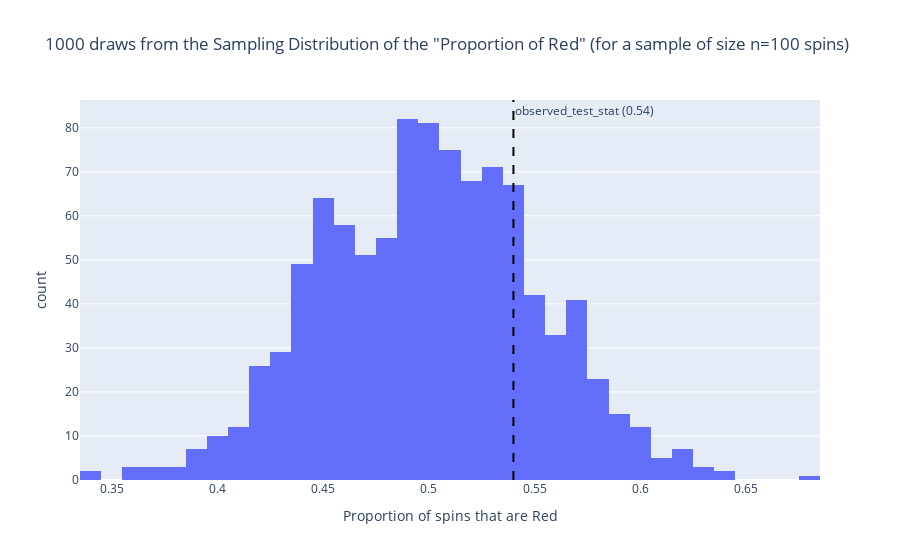

The notebook cell this image was saved under:
### Markdown cell above
**Importantly this code uses np.random.choice(['Red', 'Black'], p=[0.5, 0.5]) to create a sample.** [Click "down" next]

### Code cell
import pandas as pd; import plotly.express as px; import numpy as np
num_samples,sample_size = 1000,100; simulated_sample_proportions = []; np.random.seed(seed=1)
for i in range(num_samples):
    sample = np.random.choice(['Red', 'Black'], size=sample_size, p=[0.5, 0.5], replace=True)
    simulated_sample_proportions += [(sample == 'Red').sum() / sample_size]
observed_test_stat=0.54; num_as_or_more_extreme = \
  (abs(np.array(simulated_sample_proportions) - 0.5) >= abs(observed_test_stat - 0.5)).sum()
p_value = num_as_or_more_extreme / num_samples
print(str(num_as_or_more_extreme)+' out of ' +str(num_samples)+' simulated statistics were "as or more extreme" (relative to the Null Hypothesis\nassumed p=0.5 parameter value) than the observed test statistic of ' + str(observed_test_stat) + ' giving us a p-value of ' + str(p_value))
fig = px.histogram(pd.DataFrame({'Proportion of spins that are Red': simulated_sample_proportions}), #nbins=100,
                   title=str(num_samples)+' draws from the Sampling Distribution of the "Proportion of Red" (for a sample of size n='+str(sample_size)+' spins)', x='Proportion of spins that are Red')
fig.add_vline(x=observed_test_stat, line_dash="dash", line_color="black", annotation_text="observed_test_stat ("+str(observed_test_stat)+")"); fig.show()

### Figure 1 — Plotly figure (JSON) as saved in the notebook; plotly's stock layout.template omitted (floating-point values rounded to 4 significant figures; data arrays with more than 128 entries replaced by an {"elided": "..."} marker saying what was removed)
{"data": [{"alignmentgroup": "True", "bingroup": "x", "hovertemplate": "Proportion of spins that are Red=%{x}<br>count=%{y}<extra></extra>", "legendgroup": "", "marker": {"color": "#636efa", "pattern": {"shape": ""}}, "name": "", "offsetgroup": "", "orientation": "v", "showlegend": false, "type": "histogram", "x": {"elided": "1000 float values"}, "xaxis": "x", "yaxis": "y"}], "layout": {"annotations": [{"showarrow": false, "text": "observed_test_stat (0.54)", "x": 0.54, "xanchor": "left", "xref": "x", "y": 1, "yanchor": "top", "yref": "y domain"}], "barmode": "relative", "legend": {"tracegroupgap": 0}, "shapes": [{"line": {"color": "black", "dash": "dash"}, "type": "line", "x0": 0.54, "x1": 0.54, "xref": "x", "y0": 0, "y1": 1, "yref": "y domain"}], "title": {"text": "1000 draws from the Sampling Distribution of the \"Proportion of Red\" (for a sample of size n=100 spins)"}, "xaxis": {"anchor": "y", "domain": [0, 1], "title": {"text": "Proportion of spins that are Red"}}, "yaxis": {"anchor": "x", "domain": [0, 1], "title": {"text": "count"}}}}
